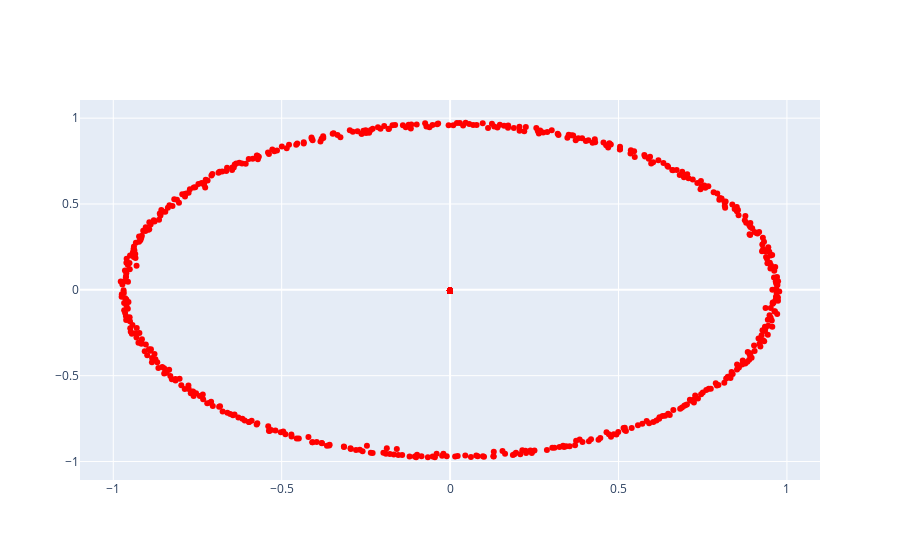

Notebook code cell kept with this figure:
### Code cell
data = [
    go.Scatter(
        x = mds_df.iloc[:2000,0].values,
        y = mds_df.iloc[:2000,1].values,
        text = mds_df.iloc[:2000,2].values,
        hoverinfo = 'text',
        marker = dict(
            color = 'red'
        ),
        mode='markers',
        showlegend = False
    )
]

iplot(data, filename = "add-hover-text")

### Figure 1 — Plotly figure (JSON) as saved in the notebook; plotly's stock layout.template omitted (floating-point values rounded to 4 significant figures; data arrays with more than 128 entries replaced by an {"elided": "..."} marker saying what was removed)
{"data": [{"hoverinfo": "text", "marker": {"color": "red"}, "mode": "markers", "showlegend": false, "text": {"elided": "2000 str values"}, "type": "scatter", "x": {"elided": "2000 float values"}, "y": {"elided": "2000 float values"}}], "layout": {}}
